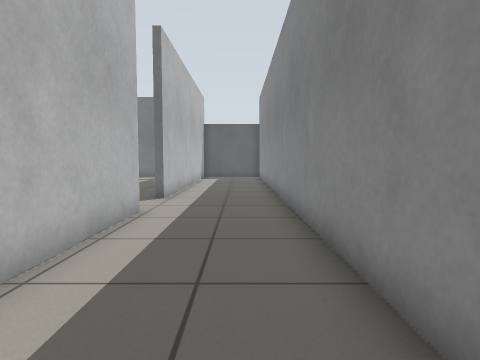
[1] (above)

16 first-person views from a walk through a world built for the Gazebo simulator. The camera is 0.72 m above the floor, tilts 4° down and sees 75° across. The floor is counted in squares, 0.5 m on a side. Each view is taken from the middle of a square. On the plan, view 1 faces up. The plan holds only what a view shows up to about 15 squares ahead; the rest is blank.

[2]
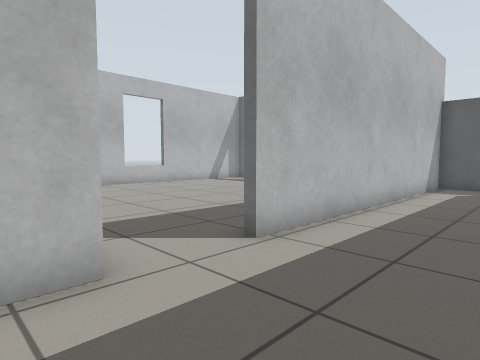

[3]
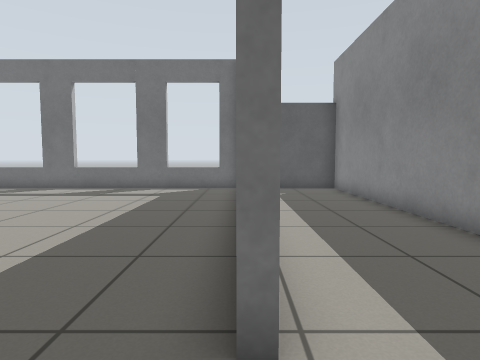

[4]
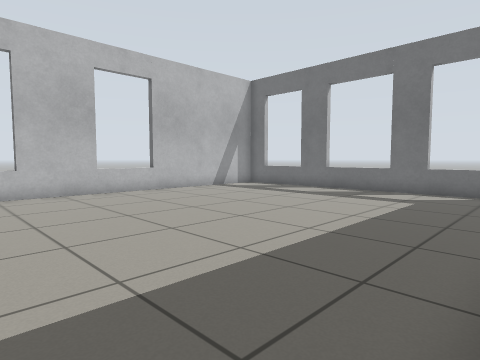

[5]
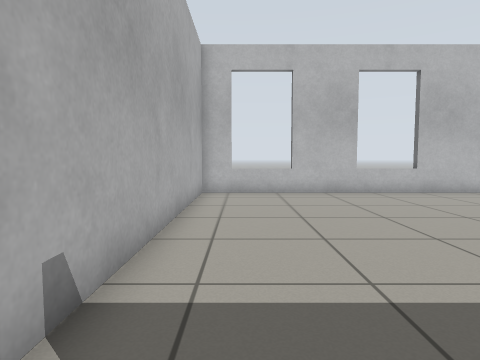

[6]
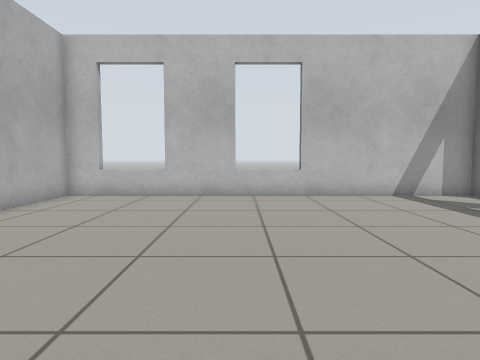

[7]
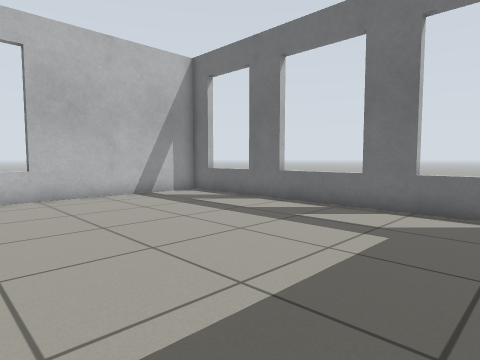

[8]
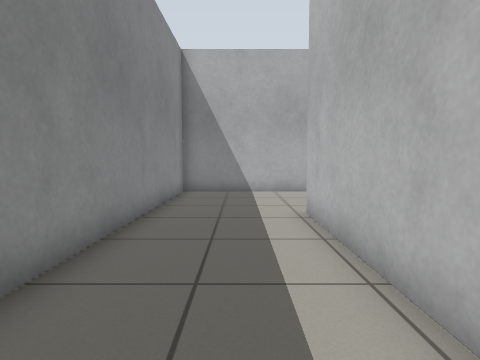

[9]
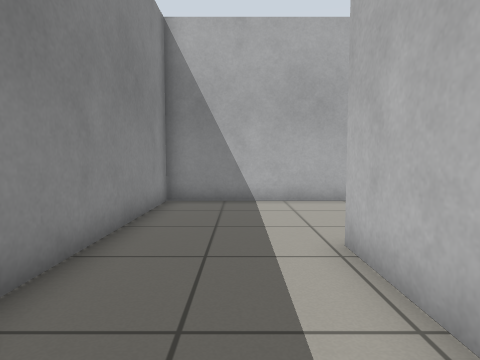

[10]
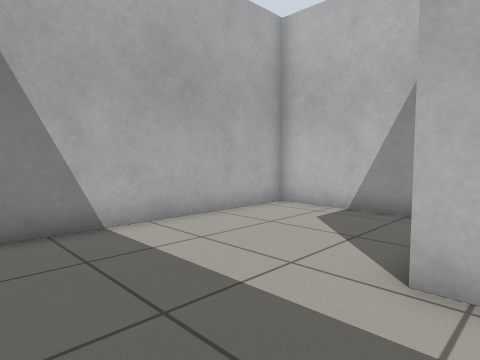

[11]
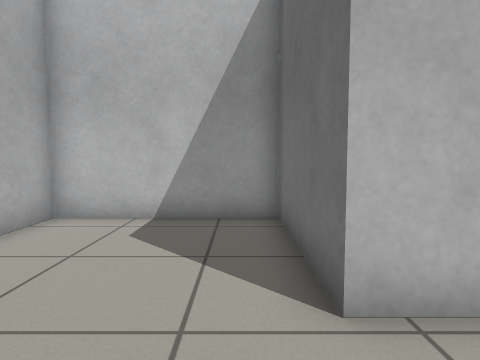

[12]
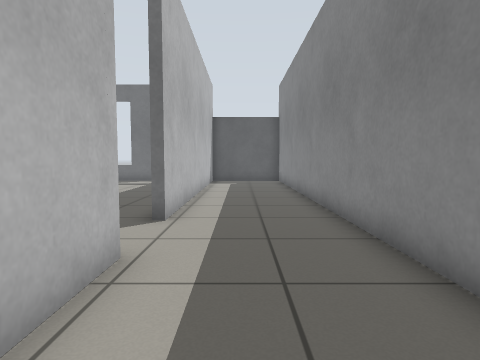

[13]
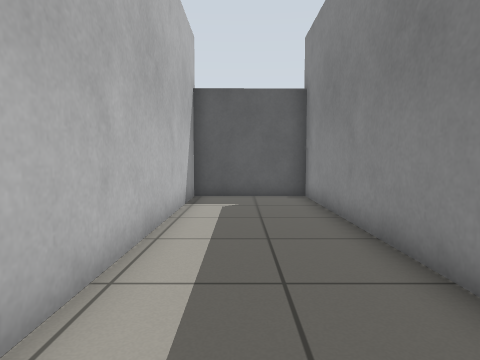

[14]
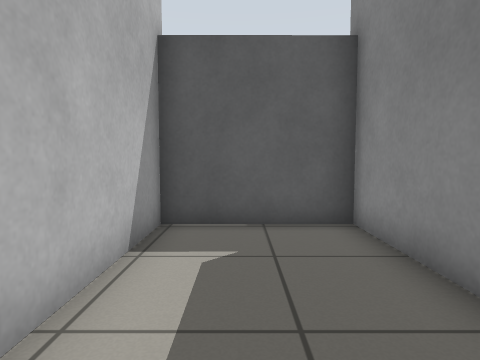

[15]
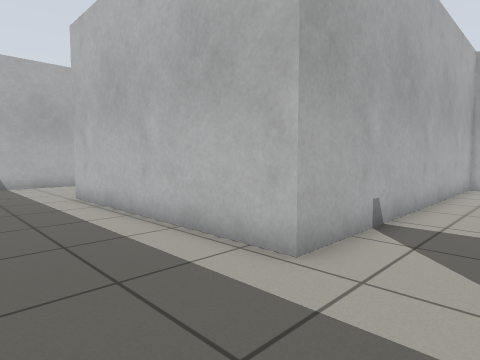

[16]
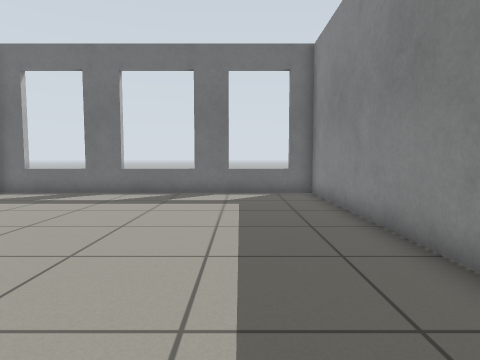

### Floor plan
Ten units are one square. View 1 is at (0, 0); x grows to the right and y downward. Boxes are objects, and circles mark ways between rooms. Rooms are numbered by the first view taken in them; rooms with no view inside come last. Other rooms are left out.
<svg viewBox="-164 -250 184 320">
<path fill="none" stroke="#000" d="M-27 -84 -27 11 -74 11 -74 65 15 65 15 -238M-27 -237 -27 -111M-30 -147 -30 -238 -159 -238 -159 -84 -27 -84M-27 -111 -31 -111"/>
<rect x="-25" y="-245" width="40" height="10" fill="#bbb"><title>door leaf</title></rect>
<circle cx="-30" cy="-100" r="3" fill="#2a7"/>
<text x="-10" y="-70">1</text>
<text x="-90" y="-160">2</text>
</svg>
Room 1 opens to room 2.

Where each view was taken, in squares from view 1:
view 1: 0 up, 0 right, facing up
view 2: 7 up, 1 right, facing up-left
view 3: 9 up, 3 left, facing up
view 4: 10 up, 3 left, facing up-left
view 5: 10 up, 3 left, facing left
view 6: 15 up, 4 left, facing left
view 7: 15 up, 4 left, facing up-left
view 8: 7 up, 1 left, facing down
view 9: 4 up, 1 left, facing down
view 10: 0 up, 1 right, facing down-left
view 11: 2 down, 0 right, facing left
view 12: 4 up, 1 left, facing up
view 13: 12 up, 1 left, facing up
view 14: 17 up, 1 left, facing up
view 15: 11 up, 1 right, facing down-left
view 16: 11 up, 6 left, facing up
